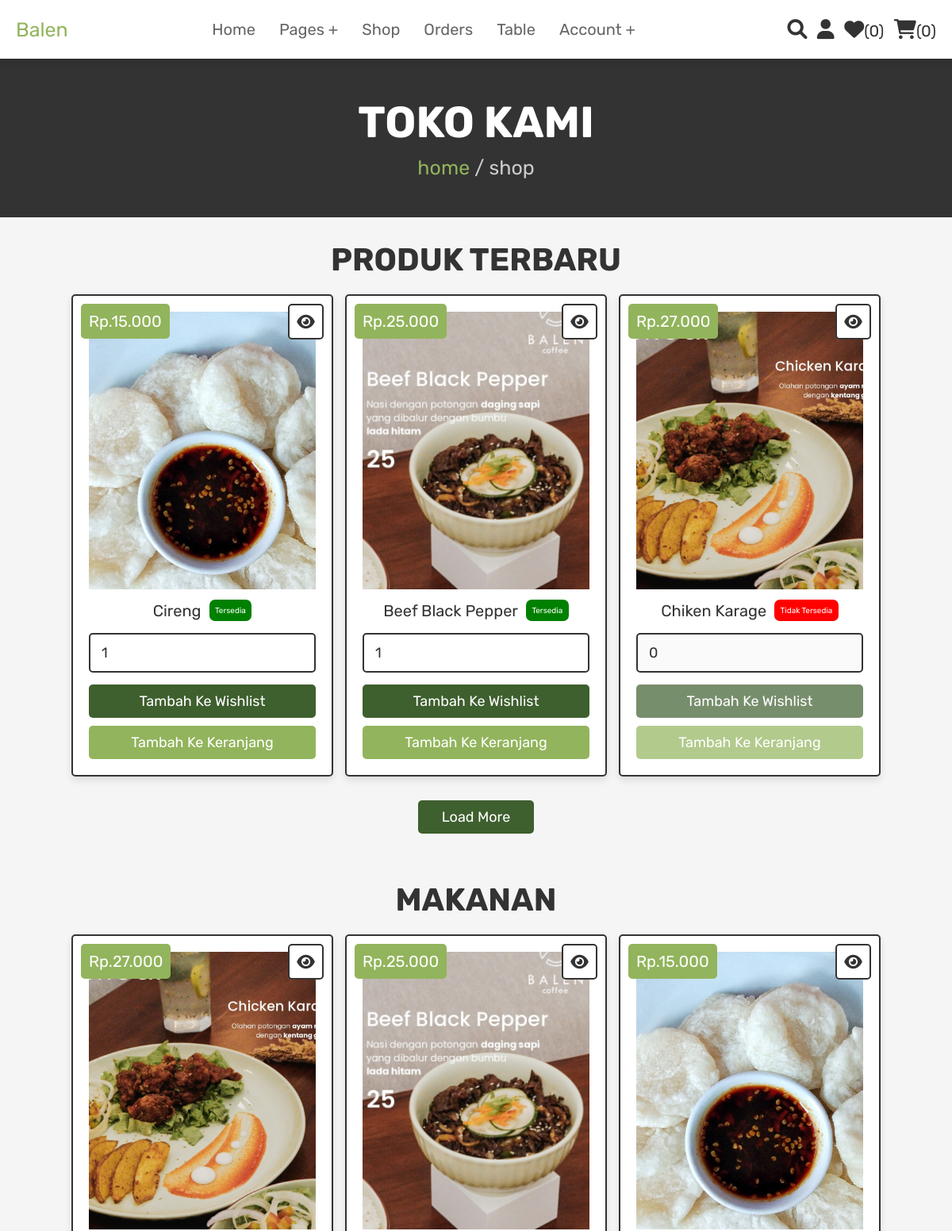
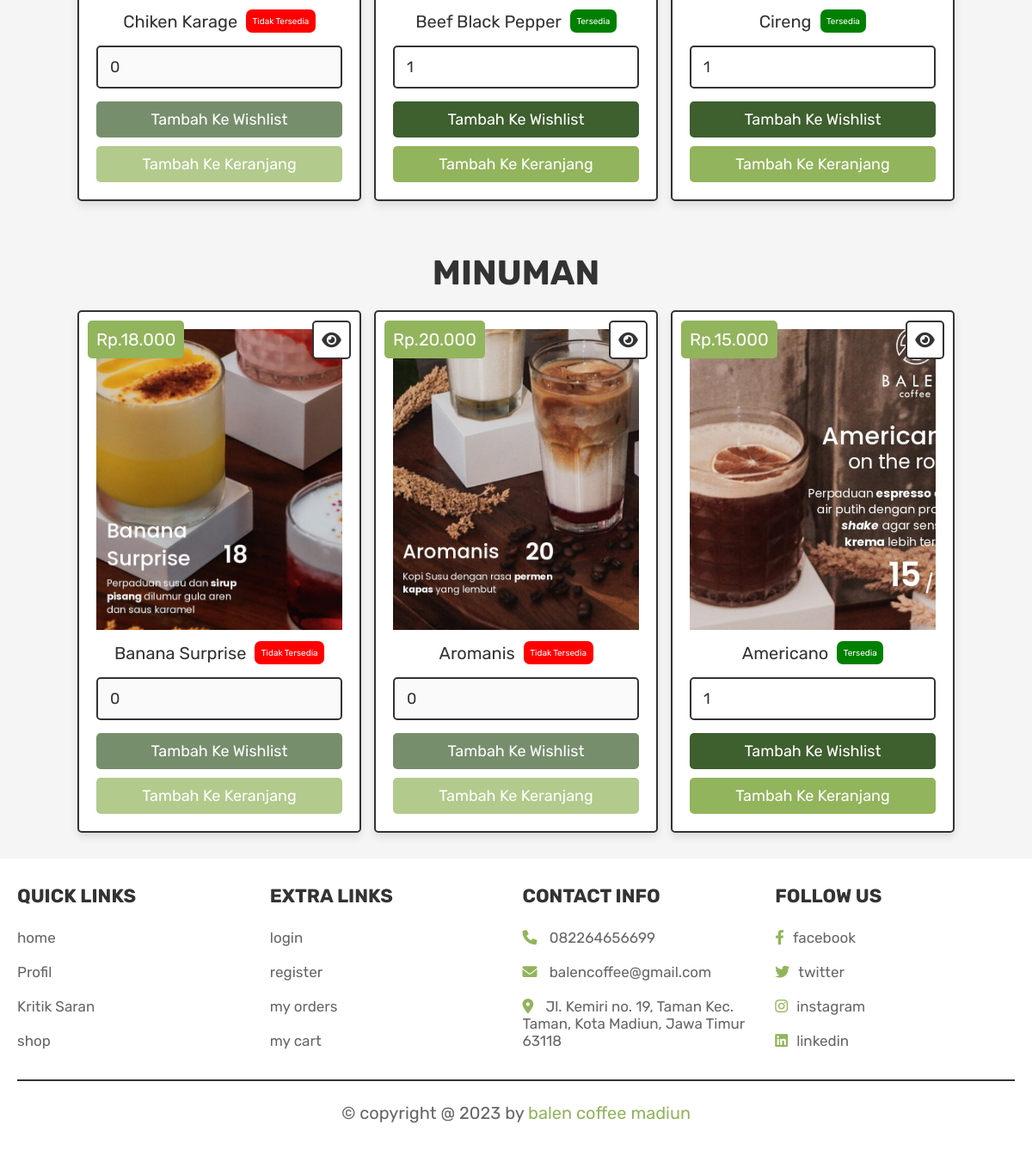
The app's page /shop.php (signed in) with its own data (2 pictures, top to bottom).
### tables this page shows
CREATE TABLE `products` (
  `id` int(100) NOT NULL,
  `name` varchar(100) NOT NULL,
  `details` varchar(500) NOT NULL,
  `price` decimal(10,3) NOT NULL,
  `image` varchar(100) NOT NULL,
  `status` enum('available','unavailable') NOT NULL DEFAULT 'available'
);

CREATE TABLE `drinks` (
  `id_drinks` int(11) NOT NULL,
  `name` varchar(255) NOT NULL,
  `price` decimal(10,3) NOT NULL,
  `details` text DEFAULT NULL,
  `image` varchar(255) NOT NULL,
  `status` enum('available','unavailable') NOT NULL DEFAULT 'available'
);

### shop.php (the view, shortened to what this page needs)
<?php
@include 'config.php';
?>
<!DOCTYPE html>
<html lang="en">
<head>
   <link rel="stylesheet" href="https://cdnjs.cloudflare.com/ajax/libs/font-awesome/6.0.0/css/all.min.css">
   <link rel="stylesheet" href="css/style.css">
</head>
<body>
<?php @include 'header.php'; ?>
<section class="heading">
    <h3>Toko Kami</h3>
    <p> <a href="home.php">home</a> / shop </p>
</section>
<section class="products">
   <h1 class="title">Produk Terbaru</h1>
   <div class="box-container">
      <?php
       $select_products = mysqli_query($conn, "SELECT * FROM `products`  ORDER BY id  DESC LIMIT 6") or die('query failed');
       if(mysqli_num_rows($select_products) > 0){
           while($fetch_products = mysqli_fetch_assoc($select_products)){
      ?>
      <form action="" method="POST" class="box">
         <a href="view_page.php?pid=<?php echo $fetch_products['id']; ?>" class="fas fa-eye"></a>
         <div class="price">Rp.<?php echo $fetch_products['price']; ?></div>
         <img src="uploaded_img/<?php echo $fetch_products['image']; ?>" alt="" class="image">
         <div class="name" style="display: flex; align-items:center;justify-content:center;">
          <?php echo $fetch_products['name']; ?>
          <span style="<?= $fetch_products['status'] == 'unavailable' ? 'background-color: red; color:white;':'background-color: green; color:white;' ?> padding: .75rem;font-size: 1rem;margin-left: 1rem;border-radius: 7px;"><?php echo $fetch_products['status'] == 'available' ? 'Tersedia':'Tidak Tersedia'; ?></span>
         </div>
         <input type="number" <?= $fetch_products['status'] == 'available' ? '':'disabled' ?> name="product_quantity" value="<?= $fetch_products['status'] == 'available' ? '1':'0' ?>" min="0" class="qty">
         <?php if($fetch_products['status'] == 'available'): ?>
         <input type="submit" value="Tambah Ke Wishlist" name="add_to_wishlist" class="option-btn">
         <input type="submit" value="Tambah Ke Keranjang" name="add_to_cart" class="btn">
         <?php else: ?>
         <input type="button" value="Tambah Ke Wishlist" name="add_to_wishlist" class="option-btn" style="cursor: not-allowed; opacity: .7;">
         <input type="button" value="Tambah Ke Keranjang" name="add_to_cart" class="btn" style="cursor: not-allowed; opacity: .7;">
         <?php endif; ?>
      </form>
      <?php
         }
      }else{
         echo '<p class="Kosong">belum ada produk yang ditambahkan!</p>';
      }
      ?>
   </div>
   <div class="more-btn">
      <a href="shop.php" class="option-btn">load more</a>
   </div>
</section>
<section class="products" id="makanan">
   <h1 class="title">Makanan</h1>
   <div class="box-container">
      <?php
         $select_products = mysqli_query($conn, "SELECT * FROM `products`") or die('query failed');
         if(mysqli_num_rows($select_products) > 0){
            while($fetch_products = mysqli_fetch_assoc($select_products)){
      ?>
      <form action="" method="POST" class="box">
         <a href="view_page.php?pid=<?php echo $fetch_products['id']; ?>" class="fas fa-eye"></a>
         <div class="price">Rp.<?php echo $fetch_products['price']; ?></div>
         <img src="uploaded_img/<?php echo $fetch_products['image']; ?>" alt="" class="image">
         <div class="name" style="display: flex; align-items:center;justify-content:center;">
          <?php echo $fetch_products['name']; ?>
          <span style="<?= $fetch_products['status'] == 'unavailable' ? 'background-color: red; color:white;':'background-color: green; color:white;' ?> padding: .75rem;font-size: 1rem;margin-left: 1rem;border-radius: 7px;"><?php echo $fetch_products['status'] == 'available' ? 'Tersedia':'Tidak Tersedia'; ?></span>
         </div>
         <input type="number" <?= $fetch_products['status'] == 'available' ? '':'disabled' ?> name="product_quantity" value="<?= $fetch_products['status'] == 'available' ? '1':'0' ?>" min="0" class="qty">
         <?php if($fetch_products['status'] == 'available'): ?>
         <input type="submit" value="Tambah Ke Wishlist" name="add_to_wishlist" class="option-btn">
         <input type="submit" value="Tambah Ke Keranjang" name="add_to_cart" class="btn">
         <?php else: ?>
         <input type="button" value="Tambah Ke Wishlist" name="add_to_wishlist" class="option-btn" style="cursor: not-allowed; opacity: .7;">
         <input type="button" value="Tambah Ke Keranjang" name="add_to_cart" class="btn" style="cursor: not-allowed; opacity: .7;">
         <?php endif; ?>
      </form>
      <?php
         }
      }else{
         echo '<p class="kosong">belum ada produk yang ditambahkan!</p>';
      }
      ?>
   </div>
</section>
<section class="products" id="minuman">
   <h1 class="title">Minuman </h1>
   <div class="box-container">
      <?php
         $select_drinks = mysqli_query($conn, "SELECT * FROM `drinks`") or die('query failed');
         if(mysqli_num_rows($select_drinks) > 0){
            while($fetch_drinks = mysqli_fetch_assoc($select_drinks)){
      ?>
      <form action="" method="POST" class="box" style="height:100%;">
         <a href="view_page_drinks.php?pid=<?php echo $fetch_drinks['id_drinks']; ?>" class="fas fa-eye"></a>
         <div class="price">Rp.<?php echo $fetch_drinks['price']; ?></div>
         <img src="uploaded_img/<?php echo $fetch_drinks['image']; ?>" alt="" class="image">
         <div class="name" style="display: flex; align-items:center;justify-content:center;">
          <?php echo $fetch_drinks['name']; ?>
          <span style="<?= $fetch_drinks['status'] == 'unavailable' ? 'background-color: red; color:white;':'background-color: green; color:white;' ?> padding: .75rem;font-size: 1rem;margin-left: 1rem;border-radius: 7px;"><?php echo $fetch_drinks['status'] == 'available' ? 'Tersedia':'Tidak Tersedia'; ?></span>
        </div>
         <input type="number" <?= $fetch_drinks['status'] == 'available' ? '':'disabled' ?> name="product_quantity" value="<?= $fetch_drinks['status'] == 'available' ? '1':'0' ?>" min="0" class="qty">
         <?php if($fetch_drinks['status'] == 'available'): ?>
         <input type="submit" value="Tambah Ke Wishlist" name="add_to_wishlist" class="option-btn">
         <input type="submit" value="Tambah Ke Keranjang" name="add_to_cart" class="btn">
         <?php else: ?>
         <input type="button" value="Tambah Ke Wishlist" name="add_to_wishlist" class="option-btn" style="cursor: not-allowed; opacity: .7;">
         <input type="button" value="Tambah Ke Keranjang" name="add_to_cart" class="btn" style="cursor: not-allowed; opacity: .7;">
         <?php endif; ?>
      </form>
      <?php
         }
      }else{
         echo '<p class="kosong">belum ada minuman yang ditambahkan!</p>';
      }
      ?>
   </div>
</section>
<?php @include 'footer.php'; ?>
</body>
</html>

### css/style.css (style rules this page uses)
:root { --pink:#92b45c; --red:#80716f; --orange:#3e5f2e; --black:#333; --white:#fff; --light-color:#666; --light-white:#ccc; --light-bg:#f5f5f5; --border:.2rem solid var(--black); --box-shadow:0 .5rem 1rem rgba(0,0,0,.1); }
* { font-family: 'Rubik', sans-serif; margin:0; padding:0; box-sizing: border-box; outline: none; border:none; text-decoration: none; transition:all .2s linear; }
html { font-size: 62.5%; overflow-x: hidden; scroll-behavior: smooth; scroll-padding-top: 6.5rem; }
body { background: var(--light-bg); }
section { padding:3rem 2rem; }
.btn, .delete-btn, .option-btn { display: inline-block; border-radius: .5rem; margin-top: 1rem; font-size: 1.8rem; color:var(--white); cursor: pointer; padding:1rem 3rem; text-transform: capitalize; }
.btn { background-color: var(--pink); }
.option-btn { background-color: var(--orange); }
.more-btn { margin-top: 2rem; text-align: center; }
.heading { display: flex; flex-flow: column; align-items: center; justify-content: center; gap:1rem; background-color: var(--black); text-align: center; min-height: 25vh; }
.heading h3 { font-size: 5.5rem; color:var(--white); text-transform: uppercase; }
.heading p { font-size: 2.5rem; color:var(--light-white); }
.heading p a { color:var(--pink); }
.title { text-align: center; margin-bottom: 2rem; color:var(--black); text-transform: uppercase; font-size: 4rem; }
.products .box-container { max-width: 1200px; margin:0 auto; display: grid; grid-template-columns: repeat(auto-fit, 33rem); gap:1.5rem; align-items: flex-start; justify-content: center; }
.products .box-container .box { background-color: var(--white); border:var(--border); box-shadow: var(--box-shadow); border-radius: .5rem; padding:2rem; text-align: center; position: relative; }
.products .box-container .box .image { height: 35rem; width: 100%; object-fit: cover; }
.products .box-container .box .fa-eye, .products .box-container .box .price { position: absolute; top:1rem; border-radius: .5rem; }
.products .box-container .box .price { font-size: 2rem; padding:1rem; background-color: var(--pink); color:var(--white); left:1rem; }
.products .box-container .box .fa-eye { right:1rem; height: 4.5rem; width: 4.5rem; line-height: 4.2rem; font-size: 2rem; background-color: var(--white); color:var(--black); border:var(--border); }
.products .box-container .box .name { margin:1rem; font-size: 2rem; color:var(--black); }
.products .box-container .box .qty { width: 100%; padding:1.2rem 1.4rem; font-size: 1.8rem; color:var(--black); border:var(--border); border-radius: .5rem; margin:.5rem 0; }
.products .box-container .box .btn, .products .box-container .box .option-btn { width: 100%; }

### records on screen
products: price "15.000", image (picture), name "Cireng", shows "Tersedia", product_quantity "1"
products: price "25.000", image (picture), name "Beef Black Pepper", shows "Tersedia", product_quantity "1"
products: price "27.000", image (picture), name "Chiken Karage", shows "Tidak Tersedia", product_quantity "0"
drinks: price "18.000", image (picture), name "Banana Surprise", shows "Tidak Tersedia", product_quantity "0"
drinks: price "20.000", image (picture), name "Aromanis", shows "Tidak Tersedia", product_quantity "0"
drinks: price "15.000", image (picture), name "Americano", shows "Tersedia", product_quantity "1"

### other values on screen
$wishlist_num_rows "0"
$cart_num_rows "0"
